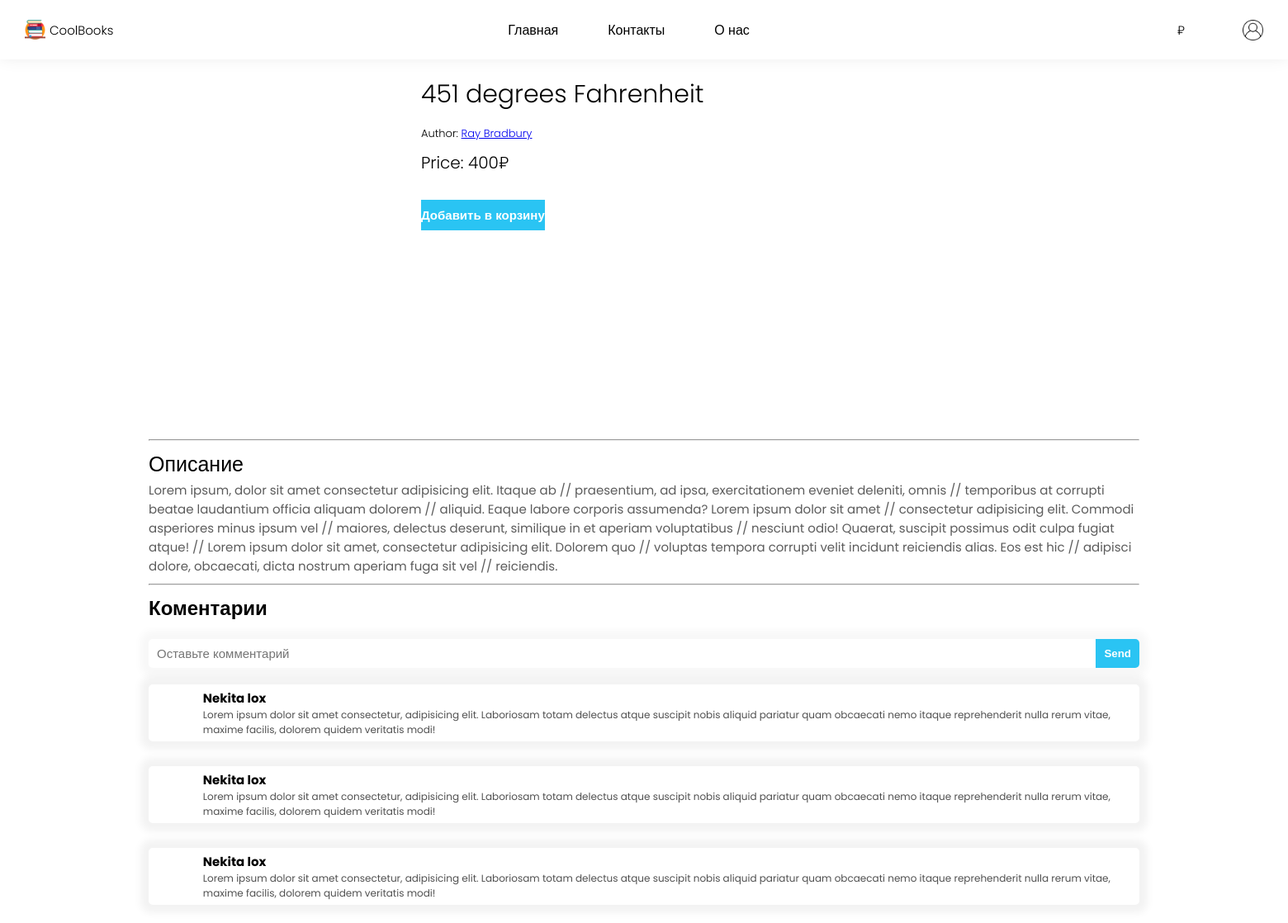
Page /book.php/?id=1 on the earlier database version.
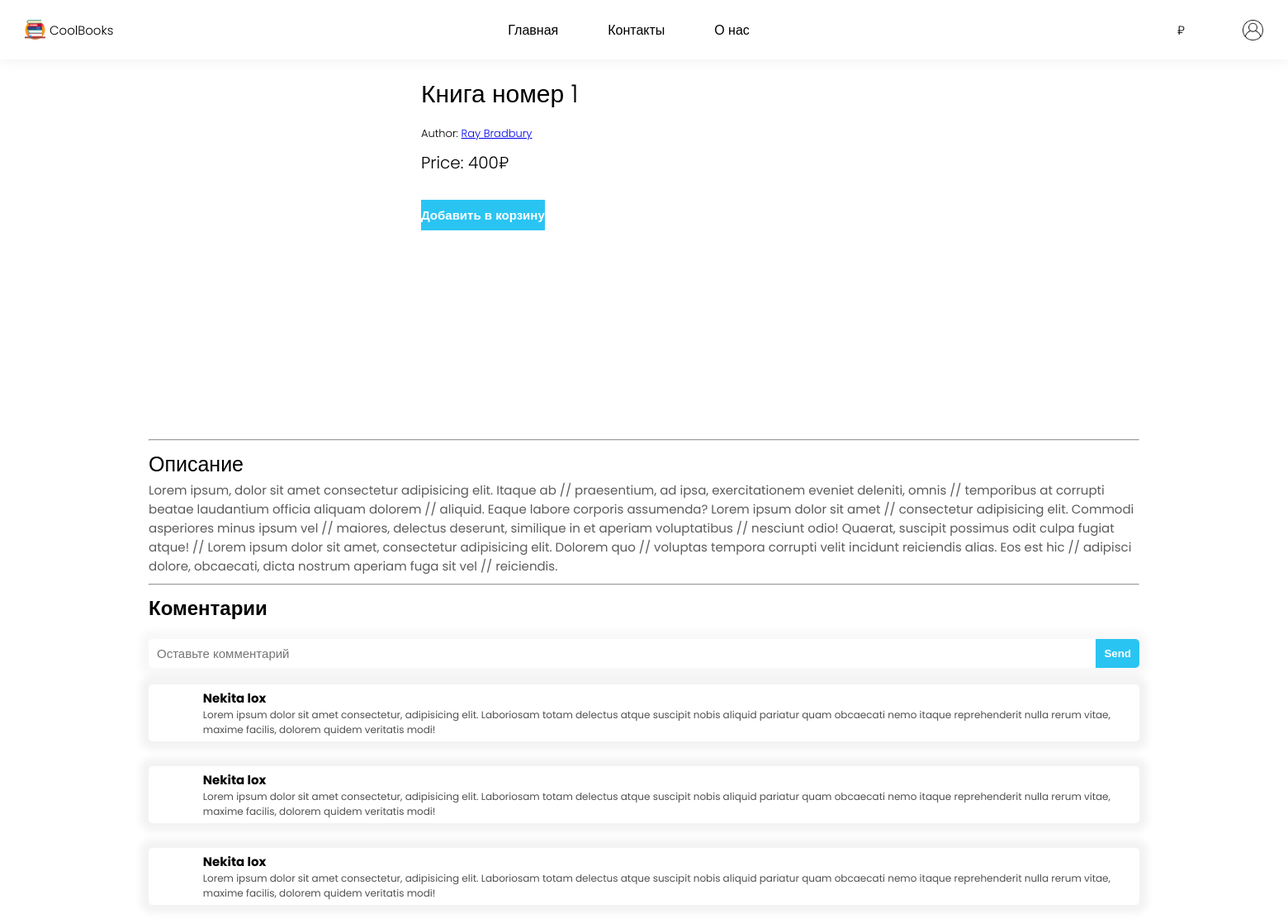
Same page on the later database version.
### tables this page shows
CREATE TABLE `books` (
  `name` text NOT NULL,
  `author` text NOT NULL,
  `urlImg` text NOT NULL,
  `id` int(11) NOT NULL,
  `price` int(5) NOT NULL,
  `genre` text NOT NULL,
  `description` text NOT NULL
);

### product.php (called while the page is built)
<?php
include (__DIR__ . '/connectBD.php');
$query = "select * from books";
$sql_data = mysqli_query($connect, $query);
$data = [];
while ($row = mysqli_fetch_assoc($sql_data))
{
    $data[] = $row;
}
?>

### add/busketInfo.php (called while the page is built, shortened)
<?php
include __DIR__ . "/../connectBD.php";
include __DIR__ . "/../product.php";
if(empty($_COOKIE['jwt-tocken'])) {
    return false;
}

### book.php (the view, shortened to what this page needs)
<?php
include ('./product.php');
$bookId = (int)$_GET['id'];
$data_about_book = [];
foreach ($data as $book) {
    if ((int)$book['id'] === $bookId) {
      $data_about_book = $book;
    }
}
?>
<!DOCTYPE html>
<html lang="en">
  <head>
    <link rel="stylesheet" href="/css/style.css" />
    <link rel="stylesheet" href="/css/book.css" />
  </head>
  <body>
    <?php
        include __DIR__ . "/add/busketInfo.php";
    ?>
    <header class="header">
      <? include ('./particals/header/header.php'); ?>
    </header>
    <div class="book container">
      <div class="book__inner">
        <div class="book__img">
        </div>
        <div class="book__content">
          <h1 class="book__name"><?= $data_about_book["name"] ?></h1>
          <h2 class="book__author">
            Author: <a href="/author.php/?authorName=<?= $data_about_book["author"] ?>"><?= $data_about_book["author"] ?></a>
          </h2>
          <h2 class="book__price">Price: <?= $data_about_book["price"] ?>₽</h2>
          <form action="/add/addBasket.php" method="POST">
            <input type="submit" class="book__btn btn" value="Добавить в корзину" <? echo empty($_COOKIE['jwt-tocken']) ? 'disabled' : ''  ?> />
          </form>
        </div>
      </div>
      <hr class="line" />
      <section class="book__description">
        <h2 class="book__description-title">Описание</h2>
        <p class="text">
          <?= $data_about_book["description"] ?>
        </p>
      </section>
      <hr class="line" />
      <div class="book__comments">
        <h2 class="comment__title">Коментарии</h2>
        <form class="comment__create" action="/">
          <input
            type="text"
            name="newComment"
            placeholder="Оставьте комментарий"
            class="commet__input"
          />
          <input type="button" value="Send" class="comment__btn btn" />
        </form>
        <div class="comment__list">
          <section class="comment__item comment">
            <div class="comment__user-img user-img">
            </div>
            <div class="comment__user-info">
              <h2 class="comment__user-name user-name">Nekita lox</h2>
              <p class="comment__text">
                Lorem ipsum dolor sit amet consectetur, adipisicing elit.
                Laboriosam totam delectus atque suscipit nobis aliquid pariatur
                quam obcaecati nemo itaque reprehenderit nulla rerum vitae,
                maxime facilis, dolorem quidem veritatis modi!
              </p>
            </div>
          </section>
        </div>
          <section class="comment__item comment">
            <div class="comment__user-img user-img">
            </div>
            <div class="comment__user-info">
              <h2 class="comment__user-name user-name">Nekita lox</h2>
              <p class="comment__text">
                Lorem ipsum dolor sit amet consectetur, adipisicing elit.
                Laboriosam totam delectus atque suscipit nobis aliquid pariatur
                quam obcaecati nemo itaque reprehenderit nulla rerum vitae,
                maxime facilis, dolorem quidem veritatis modi!
              </p>
            </div>
          </section>
        </div>
          <section class="comment__item comment">
            <div class="comment__user-img user-img">
            </div>
            <div class="comment__user-info">
              <h2 class="comment__user-name user-name">Nekita lox</h2>
              <p class="comment__text">
                Lorem ipsum dolor sit amet consectetur, adipisicing elit.
                Laboriosam totam delectus atque suscipit nobis aliquid pariatur
                quam obcaecati nemo itaque reprehenderit nulla rerum vitae,
                maxime facilis, dolorem quidem veritatis modi!
              </p>
            </div>
          </section>
        </div>
  </body>
</html>

### particals/header/header.php (shortened to what this page needs)
<div class="header__inner">
        <div class="header__logo">
                <a href="/index.php" class="logo">
                    <img class="logo__icon" src="/img/icon.png" alt="">
                    <h2 class="logo__text">CoolBooks</h2>
                </a>
        </div>
        <div class="header__middle__side">
          <ul class="header__middle__side__inner">
            <li class="header__link">
              <a href="/" class="header__link__inner">Главная</a>
            </li>
            <li class="header__link">
              <a href="/support.php" class="header__link__inner">Контакты</a>
            </li>
            <li class="header__link">
              <a href="/about.php" class="header__link__inner">О нас</a>
            </li>
          </ul>
        </div>
        <div class="header__right__side">
            <div class="header__basket">
                <a href="/basket.php" class="basket">
                    <h2 class="basket__text"><?php echo $basket['resultPrice'] ?> ₽</h2>
                </a>
            </div>
            <div class="header__user">
                <a class="header__user__link">
                    <img class="header__user__img" src="/img/user.png" alt="">
                </a>
            </div>
        </div>
    </div>

### css/style.css (style rules this page uses)
* { margin: 0; padding: 0; }
body { background: #fff; font-family: "Poppins", sans-serif; overflow-x: hidden; }
.container { width: 1200px; margin: 0 auto; padding: 20px 0; }
.text { color: rgb(92, 92, 92); font-size: 15px; }
.btn { background: none; border: none; outline: none; cursor: pointer; }
.logo { display: flex; align-items: center; text-decoration: none; }
.logo__icon { width: 25px; }
.logo__text { font-weight: 300; font-size: 15px; margin: 0 5px; color: #000; }
.header__basket { margin: 0 40px; }
.basket { display: flex; flex-flow: row-reverse nowrap; align-items: center; text-decoration: none; }
.basket__text { font-weight: 300; font-size: 15px; margin: 0 5px; color: #000; }
.header__user__link { cursor: pointer; text-decoration: none; color: #000; }
.header__user__img { transform: translateY(4px); width: 25px; }
.header__inner { display: flex; justify-content: space-between; padding: 20px 30px; align-items: center; }
.header { box-shadow: 0 -5px 20px 1px rgb(0, 0, 0, 0.1); }
.header__right__side { display: flex; align-items: center; }
.header__middle__side__inner { display: flex; justify-content: space-around; align-items: center; }
.header__link { list-style: none; margin: 0 30px; }
.header__link__inner { text-decoration: none; color: #000; }
.line { margin: 10px 0; }

### css/book.css (style rules this page uses)
.book__inner { display: flex; align-items: flex-start; }
.book__img { display: flex; justify-content: center; align-items: center; width: 300px; height: 430px; overflow: hidden; }
.book__content { margin-left: 30px; display: flex; flex-direction: column; align-items: flex-start; }
.book__name { font-weight: 300; font-size: 30px; margin-bottom: 15px; }
.book__author { font-weight: 300; font-size: 13px; }
.book__btn { margin: 20px 0; border: none; background: rgb(42, 196, 243); color: #fff; width: 100%; padding: 10px 0; font-size: 15px; cursor: pointer; font-weight: 600; }
.book__price { font-weight: 300; font-size: 20px; margin: 10px 0; }
.book__description-title { font-size: 25px; font-weight: 300; }
.comment__create { display: flex; align-items: center; box-shadow: 0 0 10px 10px rgb(0, 0, 0, 0.03); border-radius: 5px; justify-content: space-between; margin: 20px 0; }
.commet__input { border: none; font-size: 15px; padding: 5px 10px; outline: none; background: none; }
.comment__btn { background: rgb(42, 196, 243); color: #fff; font-weight: 600; padding: 10px; border-top-right-radius: 5px; border-bottom-right-radius: 5px; }
.comment { display: flex; align-items: center; }
.comment__item { margin-bottom: 30px; box-shadow: 0 0 10px 10px rgb(0, 0, 0, 0.05); padding: 5px; border-radius: 5px; }
.comment__user-img { display: flex; justify-content: center; align-items: center; width: 50px; height: 50px; overflow: hidden; }
.comment__user-info { display: flex; flex-direction: column; margin-left: 20px; }
.comment__user-name { font-size: 15px; }
.comment__text { font-size: 12px; color: rgb(80, 80, 80); }

Differences in the rows shown:
changed books "Ray Bradbury": name "451 degrees Fahrenheit" → "Книга номер 1"
